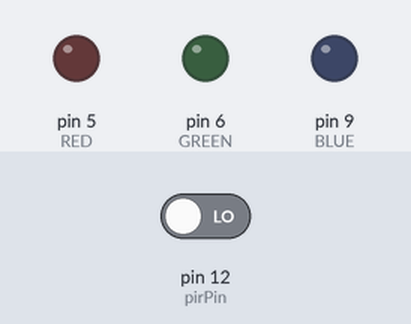
Bench run of a sketch on a simulated Arduino Uno, built with avr-gcc and run on an emulated ATmega328P. On the bench: output pins drawn as LEDs (lit = HIGH). The inputs (shaded band) are chosen by the test bench; at power-on: pin 12 (pirPin) LOW.

Above: at 1.2 s.
1.3 s: pin 12 (pirPin) driven HIGH
At 1.6 s:
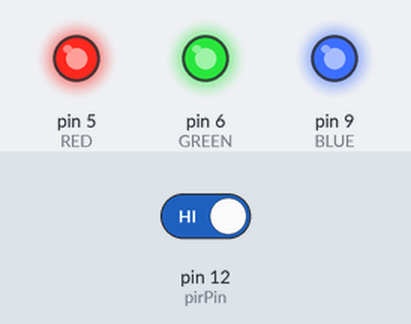
Timing chart, 0 to 4.3 s (numbered marks = the images above; inputs shaded):
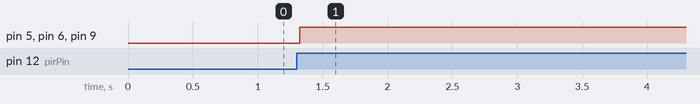

Measured:
- after the input at 1.3 s, pin 5 (RED), pin 6 (GREEN), pin 9 (BLUE): LOW → HIGH at once

The sketch:

hc-s501_led.ino
```cpp
//www.elegoo.com
//2016.12.8

// define pins
#define BLUE 9
#define GREEN 6
#define RED 5
int pirPin = 12; // Input for HC-S501
int pirValue; // Place to store read PIR Value

void setup()
{
  pinMode(pirPin, INPUT);
  pinMode(RED, OUTPUT);
  pinMode(GREEN, OUTPUT);
  pinMode(BLUE, OUTPUT);
  digitalWrite(RED, HIGH);
  digitalWrite(GREEN, LOW);
  digitalWrite(BLUE, LOW);
}

// main loop
void loop()
{

    pirValue = digitalRead(pirPin);
    if(pirValue==1){
      for(int i=0;i<20;i++){
    analogWrite(BLUE, 255);
    analogWrite(RED, 255);
    analogWrite(GREEN, 255);
    delay(1000);
     pirValue = digitalRead(pirPin);
     if(pirValue==1){
      i=0;
     }

      }

    }
    else{
    analogWrite(BLUE, 0);
    analogWrite(RED, 0);
    analogWrite(GREEN, 0);
    delay(30);
    }


}
```
